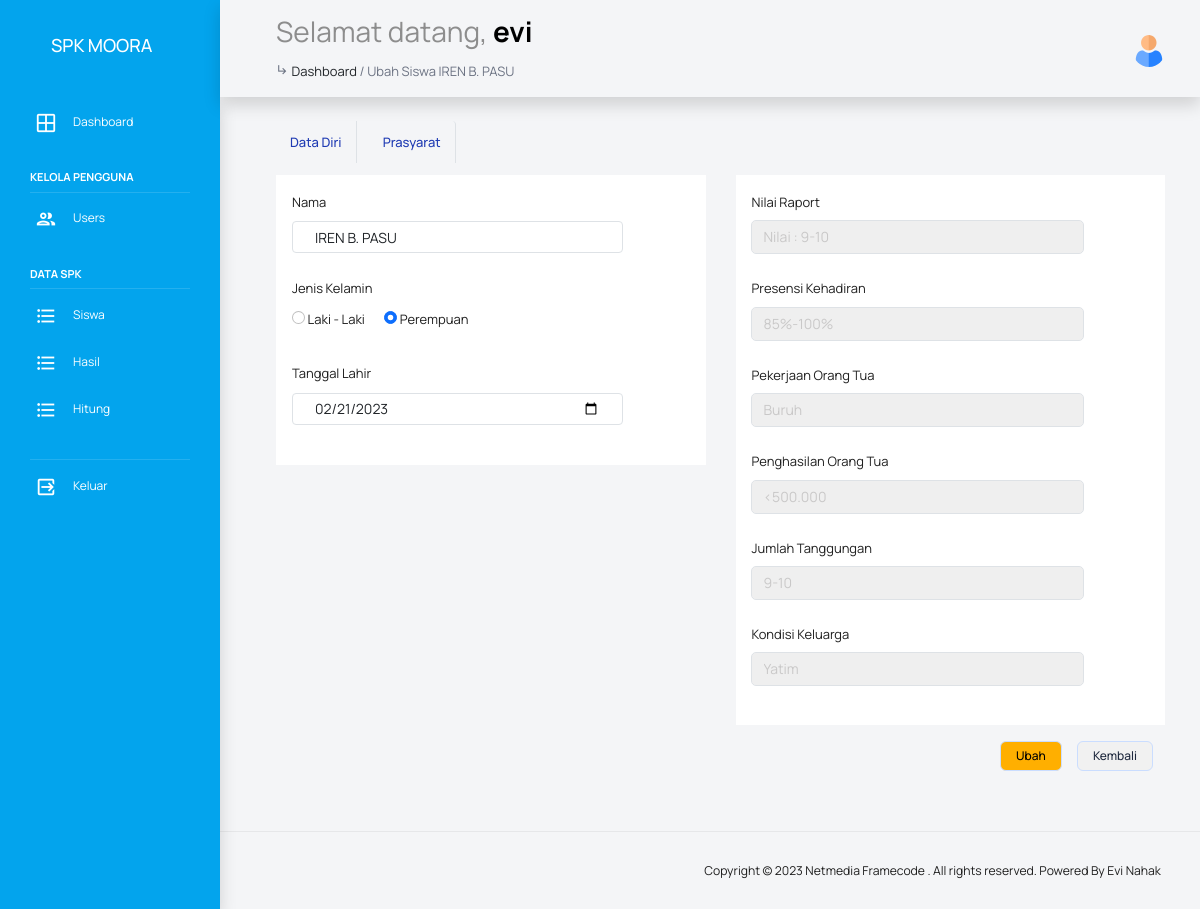
Screenshot of /views/ubah-siswa?data=IREN B. PASU&id=2 (signed in) with the database file from the repository.
### tables this page shows
CREATE TABLE `tabel_siswa` (
  `id_siswa` int(11) NOT NULL,
  `nama` varchar(25) NOT NULL,
  `jenis_kelamin` varchar(25) NOT NULL,
  `ttl` date NOT NULL,
  `nilai_raport` varchar(25) NOT NULL,
  `presensi_kehadiran` varchar(20) NOT NULL,
  `pekerjan_orang_tua` varchar(25) NOT NULL,
  `penghasilan_orang_tua` varchar(25) NOT NULL,
  `jumlah_tanggungan` varchar(25) NOT NULL,
  `kondisi_keluarga` varchar(25) NOT NULL
);

### views/ubah-siswa.php (the view, shortened to what this page needs)
<?php require_once("../controller/script.php");
if (!isset($_GET['data'])) {
  header("Location: siswa");
  exit;
} else {
  $id_siswa = htmlspecialchars(addslashes(trim(mysqli_real_escape_string($conn, $_GET['id']))));
  $sql = "SELECT * FROM tabel_siswa WHERE id_siswa = $id_siswa";
  $result = mysqli_query($conn, $sql);
  $row = mysqli_fetch_assoc($result);
}
?>
<!DOCTYPE html>
<html lang="en">
<head><?php require_once("../resources/dash-header.php") ?></head>
<body>
  <div class="container-scroller">
    <?php require_once("../resources/dash-topbar.php") ?>
    <div class="container-fluid page-body-wrapper">
      <?php require_once("../resources/dash-sidebar.php") ?>
      <div class="main-panel">
        <div class="content-wrapper">
          <div class="row">
            <div class="col-sm-12">
              <div class="home-tab">
                <div class="data-main">
                  <ul class="nav nav-tabs">
                    <li class="nav-item">
                      <a class="btn btn-link nav-link active" data-bs-toggle="collapse" href="#data-diri" role="button" aria-expanded="false" aria-controls="data-diri">Data Diri</a>
                    </li>
                    <li class="nav-item">
                      <a class="btn btn-link nav-link active" data-bs-toggle="collapse" href="#prasyarat" role="button" aria-expanded="false" aria-controls="prasyarat">Prasyarat</a>
                    </li>
                  </ul>
                  <form action="" method="POST">
                    <div class="row">
                      <div class="col-lg-6">
                        <div class="collapse multi-collapse show" id="data-diri">
                          <div class="card card-body shadow-none rounded-0">
                            <div class="form-group">
                              <label class="control-label">Nama</label>
                              <div class="col-sm-10">
                                <input type="text" class="form-control round-form" name="nama" value="<?= $row['nama'] ?>" required>
                              </div>
                            </div>
                            <div class="form-group">
                              <label class="control-label">Jenis Kelamin</label>
                              <div class="col-sm-10">
                                <div class="form-check-inline">
                                  <label class="form-check-label" for="radio1">
                                    <input type="radio" class="form-check-input" id="radio1" name="jk" value="L" <?php if ($row['jenis_kelamin'] == "L") {
                                                                                                                    echo "checked";
                                                                                                                  } ?>> Laki - Laki
                                  </label>
                                </div>
                                <div class="form-check-inline">
                                  <label class="form-check-label" for="radio2">
                                    <input type="radio" class="form-check-input" id="radio2" name="jk" value="P" <?php if ($row['jenis_kelamin'] == "P") {
                                                                                                                    echo "checked";
                                                                                                                  } ?>> Perempuan
                                  </label>
                                </div>
                              </div>
                            </div>
                            <div class="form-group">
                              <label class="control-label">Tanggal Lahir</label>
                              <div class="col-sm-10">
                                <input type="date" name="ttl" value="<?= $row['ttl'] ?>" class="form-control" required>
                              </div>
                            </div>
                          </div>
                        </div>
                      </div>
                      <div class="col">
                        <div class="collapse multi-collapse show" id="prasyarat">
                          <div class="card card-body shadow-none rounded-0">
                            <div class="form-group">
                              <label class="control-label">Nilai Raport</label>
                              <div class="col-sm-10">
                                <select class="form-control" name="nilai" required>
                                  <option value="<?= $row['nilai_raport'] ?>"><?= $row['nilai_raport'] ?></option>
                                </select>
                              </div>
                            </div>
                            <div class="form-group">
                              <label class="control-label">Presensi Kehadiran</label>
                              <div class="col-sm-10">
                                <select class="form-control" name="presensi" required>
                                  <option value="<?= $row['presensi_kehadiran'] ?>"><?= $row['presensi_kehadiran'] ?></option>
                                </select>
                              </div>
                            </div>
                            <div class="form-group">
                              <label class="control-label">Pekerjaan Orang Tua</label>
                              <div class="col-sm-10">
                                <select class="form-control" name="pekerjaan" required>
                                  <option value="<?= $row['pekerjan_orang_tua'] ?>"><?= $row['pekerjan_orang_tua'] ?></option>
                                </select>
                              </div>
                            </div>
                            <div class="form-group">
                              <label class="control-label">Penghasilan Orang Tua</label>
                              <div class="col-sm-10">
                                <select class="form-control" name="penghasilan" required>
                                  <option value="<?= $row['penghasilan_orang_tua'] ?>"><?= $row['penghasilan_orang_tua'] ?></option>
                                </select>
                              </div>
                            </div>
                            <div class="form-group">
                              <label class="control-label">Jumlah Tanggungan</label>
                              <div class="col-sm-10">
                                <select class="form-control" name="tanggungan" required>
                                  <option value="<?= $row['jumlah_tanggungan'] ?>"><?= $row['jumlah_tanggungan'] ?></option>
                                </select>
                              </div>
                            </div>
                            <div class="form-group">
                              <label class="control-label">Kondisi Keluarga</label>
                              <div class="col-sm-10">
                                <select class="form-control" name="kondisi" required>
                                  <option value="<?= $row['kondisi_keluarga'] ?>"><?= $row['kondisi_keluarga'] ?></option>
                                </select>
                              </div>
                            </div>
                          </div>
                          <div class="form-group mt-3" style="text-align: right;">
                            <button type="submit" name="ubah-siswa" class="btn btn-warning">Ubah</button>
                            <a href="siswa" class="btn btn-secondary">Kembali</a>
                          </div>
                        </div>
                      </div>
                    </div>
                  </form>
                </div>
              </div>
            </div>
          </div>
        </div>
        <?php require_once("../resources/dash-footer.php") ?>
</body>
</html>

### resources/dash-header.php (style rules this page uses)
html { scroll-behavior: smooth; }

### rows the page displays
tabel_siswa: nama "IREN B. PASU", jenis_kelamin "☐ Laki - Laki", jenis_kelamin "☑ Perempuan", ttl "02/21/2023", nilai "Nilai : 9-10", presensi "85%-100%", pekerjaan "Buruh", penghasilan "<500.000", tanggungan "9-10", kondisi "Yatim"

### other values shown
$_SESSION["data-user"]["username"] "evi"
$_SESSION["page-name"] "Ubah Siswa IREN B. PASU"
